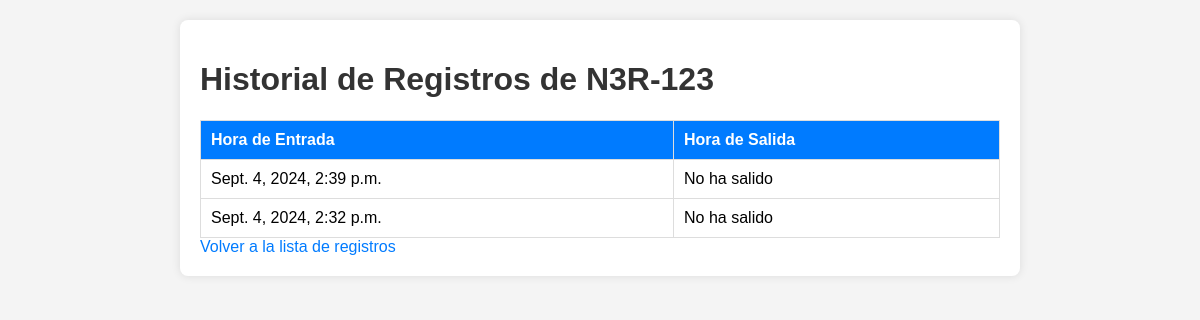
Screenshot of /registros/historial/3/ with the database file from the repository.
### gestionVehiculos/models.py (models this page shows)
class Vehiculo(models.Model):
    propietario = models.ForeignKey(Propietario, on_delete=models.CASCADE, related_name='vehiculos')  # Cambia aquí si es necesario
    matricula = models.CharField(max_length=7)
    marca = models.CharField(max_length=50)
    modelo = models.CharField(max_length=50)
    color = models.CharField(max_length=20)

class Registro(models.Model):
    vehiculo = models.ForeignKey(Vehiculo, on_delete=models.CASCADE)
    fecha_hora_entrada = models.DateTimeField()
    fecha_hora_salida = models.DateTimeField(null=True, blank=True)

### gestionVehiculos/views.py (the view)
# urls.py: path('registros/historial/<int:vehiculo_id>/', views.historial_registro, name='historial_registro'),
def historial_registro(request, vehiculo_id):
    vehiculo = get_object_or_404(Vehiculo, id=vehiculo_id)
    registros = Registro.objects.filter(vehiculo=vehiculo).order_by('-fecha_hora_entrada')
    return render(request, 'gestionVehiculos/historial_registro.html', {'vehiculo': vehiculo, 'registros': registros})

### gestionVehiculos/templates/gestionVehiculos/historial_registro.html (shortened to what this page needs)
<!DOCTYPE html>
<html lang="es">
<head>
    {% load static %}
    <link rel="stylesheet" href="{% static 'gestionVehiculos/css/styles.css' %}">
</head>
<body>
    <div class="container">
        <h1>Historial de Registros de {{ vehiculo.matricula }}</h1>
        <table>
            <thead>
                <tr>
                    <th>Hora de Entrada</th>
                    <th>Hora de Salida</th>
                </tr>
            </thead>
            <tbody>
                {% for registro in registros %}
                <tr>
                    <td>{{ registro.fecha_hora_entrada }}</td>
                    <td>{{ registro.fecha_hora_salida|default:"No ha salido" }}</td>
                </tr>
                {% endfor %}
            </tbody>
        </table>
        <a href="{% url 'listar_registros' %}">Volver a la lista de registros</a>
    </div>
</body>
</html>

### gestionVehiculos/static/gestionVehiculos/css/styles.css (style rules this page uses)
body { font-family: Arial, sans-serif; background-color: #f4f4f4; margin: 0; padding: 0; }
.container { max-width: 800px; margin: 20px auto; padding: 20px; background: white; border-radius: 8px; box-shadow: 0 0 10px rgba(0, 0, 0, 0.1); }
h1, h2 { color: #333; }
table { width: 100%; margin-top: 20px; border-collapse: collapse; }
table th, table td { padding: 10px; text-align: left; border: 1px solid #ddd; }
table th { background-color: #007BFF; color: white; }
a { color: #007BFF; text-decoration: none; }

### rows the page displays
Vehiculo: matricula "N3R-123"
Registro: fecha_hora_entrada "Sept. 4, 2024, 2:39 p.m.", fecha_hora_salida "No ha salido"
Registro: fecha_hora_entrada "Sept. 4, 2024, 2:32 p.m.", fecha_hora_salida "No ha salido"
